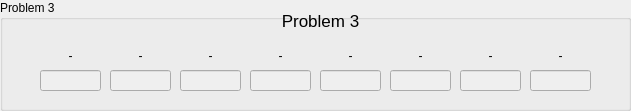
  <widget class="QGroupBox" name="groupBox_3">
   <property name="enabled">
    <bool>true</bool>
   </property>
   <property name="geometry">
    <rect>
     <x>10</x>
     <y>220</y>
     <width>631</width>
     <height>111</height>
    </rect>
   </property>
   <property name="title">
    <string>Problem 3</string>
   </property>
   <widget class="QLabel" name="Problem1_7">
    <property name="enabled">
     <bool>true</bool>
    </property>
    <property name="geometry">
     <rect>
      <x>280</x>
      <y>0</y>
      <width>81</width>
      <height>41</height>
     </rect>
    </property>
    <property name="font">
     <font>
      <pointsize>13</pointsize>
     </font>
    </property>
    <property name="text">
     <string>Problem 3</string>
    </property>
    <property name="alignment">
     <set>Qt::AlignCenter</set>
    </property>
   </widget>
   <widget class="QLabel" name="threeAlbl">
    <property name="enabled">
     <bool>true</bool>
    </property>
    <property name="geometry">
     <rect>
      <x>30</x>
      <y>40</y>
      <width>81</width>
      <height>31</height>
     </rect>
    </property>
    <property name="text">
     <string>-</string>
    </property>
    <property name="alignment">
     <set>Qt::AlignCenter</set>
    </property>
   </widget>
   <widget class="QLineEdit" name="threeAtxt">
    <property name="enabled">
     <bool>false</bool>
    </property>
    <property name="geometry">
     <rect>
      <x>40</x>
      <y>70</y>
      <width>61</width>
      <height>21</height>
     </rect>
    </property>
   </widget>
   <widget class="QLineEdit" name="threeBtxt">
    <property name="enabled">
     <bool>false</bool>
    </property>
    <property name="geometry">
     <rect>
      <x>110</x>
      <y>70</y>
      <width>61</width>
      <height>21</height>
     </rect>
    </property>
   </widget>
   <widget class="QLabel" name="threeBlbl">
    <property name="enabled">
     <bool>true</bool>
    </property>
    <property name="geometry">
     <rect>
      <x>100</x>
      <y>40</y>
      <width>81</width>
      <height>31</height>
     </rect>
    </property>
    <property name="text">
     <string>-</string>
    </property>
    <property name="alignment">
     <set>Qt::AlignCenter</set>
    </property>
   </widget>
   <widget class="QLineEdit" name="threeCtxt">
    <property name="enabled">
     <bool>false</bool>
    </property>
    <property name="geometry">
     <rect>
      <x>180</x>
      <y>70</y>
      <width>61</width>
      <height>21</height>
     </rect>
    </property>
   </widget>
   <widget class="QLabel" name="threeClbl">
    <property name="enabled">
     <bool>true</bool>
    </property>
    <property name="geometry">
     <rect>
      <x>170</x>
      <y>40</y>
      <width>81</width>
      <height>31</height>
     </rect>
    </property>
    <property name="text">
     <string>-</string>
    </property>
    <property name="alignment">
     <set>Qt::AlignCenter</set>
    </property>
   </widget>
   <widget class="QLabel" name="threeDlbl">
    <property name="enabled">
     <bool>true</bool>
    </property>
    <property name="geometry">
     <rect>
      <x>240</x>
      <y>40</y>
      <width>81</width>
      <height>31</height>
     </rect>
    </property>
    <property name="text">
     <string>-</string>
    </property>
    <property name="alignment">
     <set>Qt::AlignCenter</set>
    </property>
   </widget>
   <widget class="QLineEdit" name="threeDtxt">
    <property name="enabled">
     <bool>false</bool>
    </property>
    <property name="geometry">
     <rect>
      <x>250</x>
      <y>70</y>
      <width>61</width>
      <height>21</height>
     </rect>
    </property>
   </widget>
   <widget class="QLabel" name="threeElbl">
    <property name="enabled">
     <bool>true</bool>
    </property>
    <property name="geometry">
     <rect>
      <x>310</x>
      <y>40</y>
      <width>81</width>
      <height>31</height>
     </rect>
    </property>
    <property name="text">
     <string>-</string>
    </property>
    <property name="alignment">
     <set>Qt::AlignCenter</set>
    </property>
   </widget>
   <widget class="QLineEdit" name="threeEtxt">
    <property name="enabled">
     <bool>false</bool>
    </property>
    <property name="geometry">
     <rect>
      <x>320</x>
      <y>70</y>
      <width>61</width>
      <height>21</height>
     </rect>
    </property>
   </widget>
   <widget class="QLabel" name="threeFlbl">
    <property name="enabled">
     <bool>true</bool>
    </property>
    <property name="geometry">
     <rect>
      <x>380</x>
      <y>40</y>
      <width>81</width>
      <height>31</height>
     </rect>
    </property>
    <property name="text">
     <string>-</string>
    </property>
    <property name="alignment">
     <set>Qt::AlignCenter</set>
    </property>
   </widget>
   <widget class="QLineEdit" name="threeFtxt">
    <property name="enabled">
     <bool>false</bool>
    </property>
    <property name="geometry">
     <rect>
      <x>390</x>
      <y>70</y>
      <width>61</width>
      <height>21</height>
     </rect>
    </property>
   </widget>
   <widget class="QLabel" name="threeGlbl">
    <property name="enabled">
     <bool>true</bool>
    </property>
    <property name="geometry">
     <rect>
      <x>450</x>
      <y>40</y>
      <width>81</width>
      <height>31</height>
     </rect>
    </property>
    <property name="text">
     <string>-</string>
    </property>
    <property name="alignment">
     <set>Qt::AlignCenter</set>
    </property>
   </widget>
   <widget class="QLineEdit" name="threeGtxt">
    <property name="enabled">
     <bool>false</bool>
    </property>
    <property name="geometry">
     <rect>
      <x>460</x>
      <y>70</y>
      <width>61</width>
      <height>21</height>
     </rect>
    </property>
   </widget>
   <widget class="QLabel" name="threeHlbl">
    <property name="enabled">
     <bool>true</bool>
    </property>
    <property name="geometry">
     <rect>
      <x>520</x>
      <y>40</y>
      <width>81</width>
      <height>31</height>
     </rect>
    </property>
    <property name="text">
     <string>-</string>
    </property>
    <property name="alignment">
     <set>Qt::AlignCenter</set>
    </property>
   </widget>
   <widget class="QLineEdit" name="threeHtxt">
    <property name="enabled">
     <bool>false</bool>
    </property>
    <property name="geometry">
     <rect>
      <x>530</x>
      <y>70</y>
      <width>61</width>
      <height>21</height>
     </rect>
    </property>
   </widget>
  </widget>
